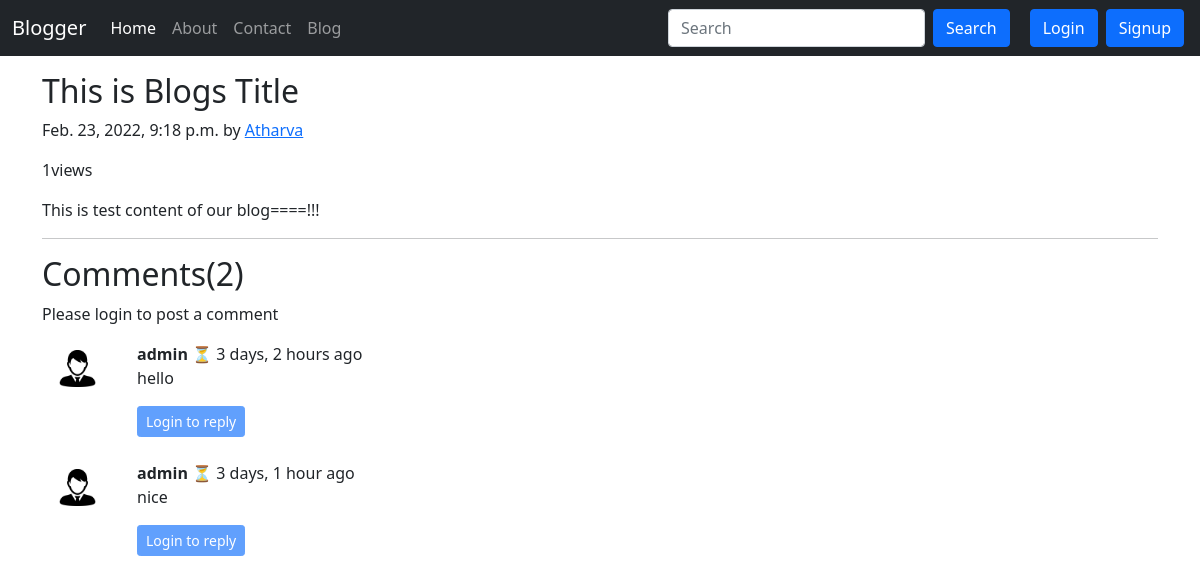
/blog/first-post, run on an earlier commit of the app's database.
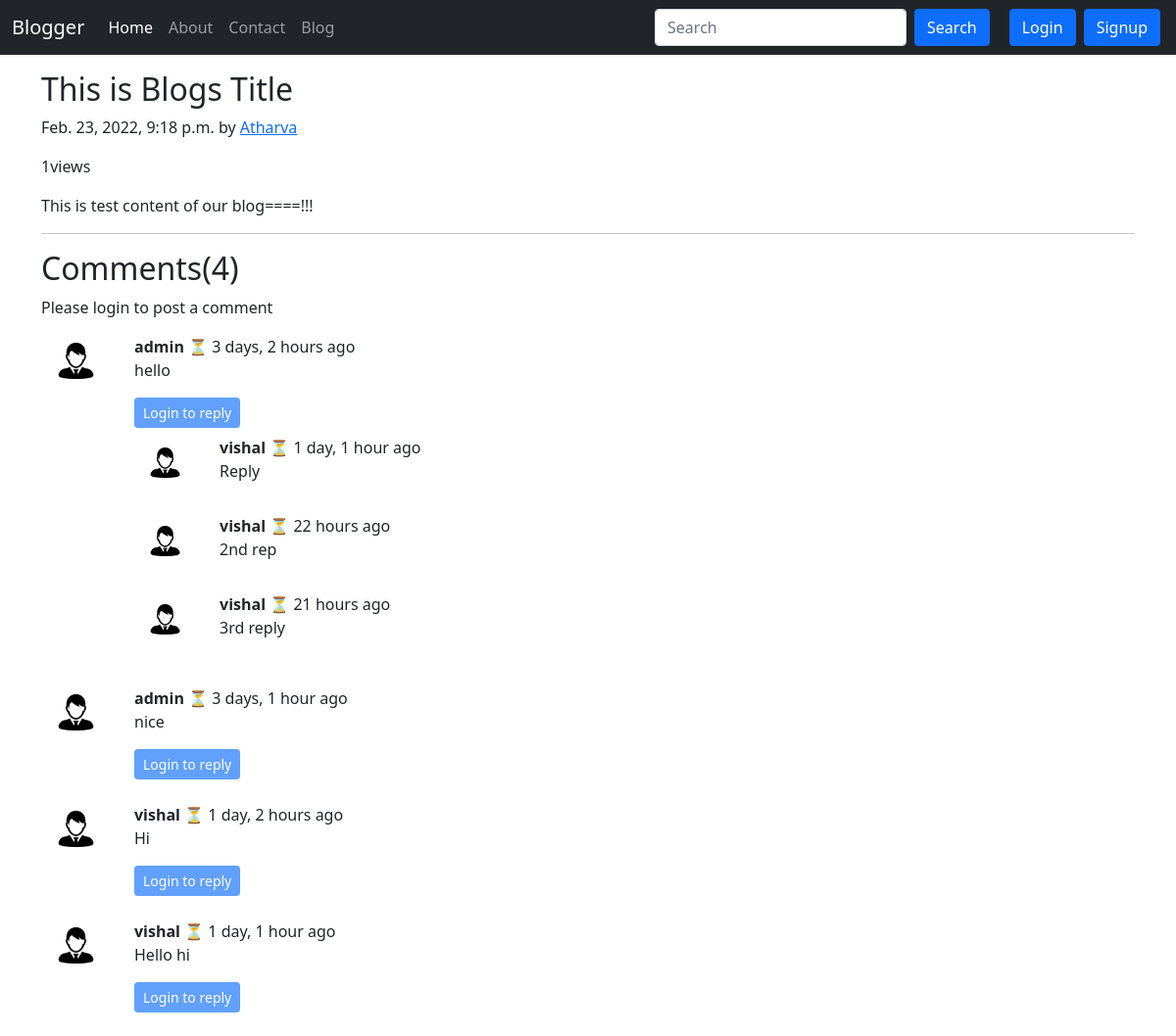
And on a later commit of the database.
### blog/models.py (models this page shows, shortened)
class Post(models.Model):
    sno = models.AutoField(primary_key=True)
    title = models.CharField(max_length=255)
    content = models.TextField()
    author = models.CharField(max_length=20)
    slug = models.CharField(max_length=130)
    views = models.IntegerField(default=0)
    timestamp = models.DateTimeField(blank=True)

class BlogComment(models.Model):
    sno = models.AutoField(primary_key=True)
    comment = models.TextField()
    user = models.ForeignKey(User, on_delete=models.CASCADE)
    post = models.ForeignKey(Post, on_delete=models.CASCADE)
    parent = models.ForeignKey('self', on_delete=models.CASCADE, null=True)
    timestamp = models.DateTimeField(default=now)

### blog/views.py (the view)
# urls.py: path('<str:slug>', views.blogPost, name="blogPost"),
def blogPost(request, slug):
    post = Post.objects.filter(slug=slug)[0]
    post.views = post.views+1
    post.save()
    comments = BlogComment.objects.filter(post=post, parent = None)
    replies = BlogComment.objects.filter(post=post).exclude(parent = None)
    replyDict = {}
    for reply in replies:
        if reply.parent.sno not in replyDict.keys():
            replyDict[reply.parent.sno] = [reply]
        else:
            replyDict[reply.parent.sno].append(reply)
    context = {
        'post': post,
        'comments': comments,
        'user' : request.user,
        'replyDict' : replyDict,
    }
    return render(request, "blog/blogPost.html", context)

### blog/templatetags/extras.py (called while the page is built)
@register.filter(name='get_val')
def get_val(dict, key):
    return dict.get(key)

### templates/blog/blogPost.html (shortened to what this page needs)
{% extends 'base.html' %}
{% block blogactive %} active {% endblock blogactive %}
{% block body %}
{% load humanize %}
{% load extras %}
<div class="container my-3">
  <h2 class="blog-post-title">{{ post.title }}</h2>
  <p class="blog-post-meta">{{ post.timestamp}} by <a href="/about">{{post.author}}</a></p>
  <span>{{post.views}}views</span>
  <p>{{post.content|safe}}</p>
  <hr>
</div>
<div class="container">
  <h2>Comments({{comments.count}})</h2>
  <div class="my-2">
    {% if user.is_authenticated %}
    <form action="/blog/postComment" method="post">
      {% csrf_token %}
      <label class="my-2" for="comemnt">Post Your Views Here 😊</label><br>
      <textarea class="my-2" type="text" name="comment" placeholder="Enter Comment" cols="60" rows="3"></textarea>
      <br>
      <input type="hidden" name="postSno" value="{{post.sno}}">
      <input type="hidden" name="parentSno" value="">
      <input class="my-2 btn btn-outline-success" type="submit" value="Submit">
    </form>
    {% else %}
    <p>Please login to post a comment</p>
    {% endif %}
</div>
  {% for comment in comments %}
  <div class="row my-3">
    <div class="col-md-1 ">
      <img src="/static/icon.png" alt="user" class="rounded mx-auto d-block w-75 p-2">
    </div>
    <div class="col-md-11 ">
      <b>{{comment.user.username}}</b> ⏳ <span>{{comment.timestamp | naturaltime}}</span>
      <div>{{comment.comment}}</div>
      <div class="reply mx-0 mt-3">
        {% if user.is_authenticated %}
          <button class="btn btn-sm btn-primary" type="button" data-bs-toggle="collapse" data-bs-target="#replyBox{{comment.sno}}" aria-expanded="false">
            Reply
          </button>
        <div class="collapse" id="replyBox{{comment.sno}}">
          <div class="card card-body my-2">
            <form action="/blog/postComment" method="post">
              {% csrf_token %}
              <label class="my-2" for="comemnt">Post a reply</label><br>
              <textarea class="my-2" type="text" name="comment" placeholder="Enter Comment" cols="60" rows="3"></textarea>
              <input type="hidden" name="parentSno" value="{{comment.sno}}">
              <br>
              <input type="hidden" name="postSno" value="{{post.sno}}">
              <input class="my-2 btn btn-outline-success" type="submit" value="Submit">
            </form>
          </div>
        </div>
        {% else %}
        <button class="btn btn-sm btn-primary" type="button" data-bs-toggle="collapse" data-bs-target="#replyBox{{comment.sno}}" aria-expanded="false" disabled>
          Login to reply
        </button>
        {% endif %}
        <div class="replies my-2">
            {% for reply in replyDict|get_val:comment.sno %}
            <div class="row my-2">
              <div class="col-md-1 ">
                <img src="/static/icon.png" alt="user" class="rounded mx-auto d-block my-1 w-75 p-2">
              </div>
              <div class="col-md-11">
                <b>{{reply.user.username}}</b> ⏳ <span>{{reply.timestamp | naturaltime}}</span>
      <div>{{reply.comment}}</div>
                <br>
              </div>
            </div>
            {% endfor %}
        </div>
      </div>
    </div>
  </div>
  {% endfor %}
</div>
{% endblock body %}

### templates/base.html (shortened to what this page needs)
<!doctype html>
<html lang="en">
<head>
  <link href="https://cdn.jsdelivr.net/npm/bootstrap@5.1.3/dist/css/bootstrap.min.css" rel="stylesheet"
>
  <link rel="stylesheet" href="https://cdnjs.cloudflare.com/ajax/libs/font-awesome/4.7.0/css/font-awesome.min.css">
</head>
<body>
  <nav class="navbar navbar-expand-lg navbar-dark bg-dark">
    <div class="container-fluid">
      <a class="navbar-brand" href="/">Blogger</a>
      <div class="collapse navbar-collapse" id="navbarSupportedContent">
        <ul class="navbar-nav me-auto mb-2 mb-lg-0">
          <li class="nav-item {% block homeactive %} {% endblock homeactive %}">
            <a class="nav-link active" aria-current="page" href="/">Home</a>
          </li>
          <li class="nav-item {% block aboutactive %} {% endblock aboutactive %}">
            <a class="nav-link" href="/about">About</a>
          </li>
          <li class="nav-item {% block contactactive %} {% endblock contactactive %}">
            <a class="nav-link" href="/contact">Contact</a>
          </li>
          <li class="nav-item {% block blogactive %} {% endblock blogactive %}">
            <a class="nav-link" href="/blog">Blog</a>
          </li>
        </ul>
        <form method="get" action="/search" class="d-flex my-2 my-lg-0 mx-3">
          <input class="form-control me-2" type="search" placeholder="Search" aria-label="Search" name="query"
            id="query">
          <button class="btn btn-primary " type="submit">Search</button>
        </form>
        {% if user.is_authenticated %}
        <ul class="navbar-nav ml-auto me-2">
          <li class="nav-item dropdown">
            <a class="nav-link dropdown-toggle" href="#" id="navbarDropdown" role="button" data-bs-toggle="dropdown" aria-expanded="false">
              Welcome {{request.user}}
            </a>
            <ul class="dropdown-menu" aria-labelledby="navbarDropdown">
              <li><a class="dropdown-item" href="/logout">Logout</a></li>
            </ul>
          </li>
        </ul>
        {% else %}
        <button type="button" class="btn btn-primary mx-1" data-bs-toggle="modal" data-bs-target="#loginModal">
          Login
        </button>
        <button type="button" class="btn btn-primary mx-1" data-bs-toggle="modal" data-bs-target="#signupModal">
          Signup
        </button>
        {% endif %}
      </div>
    </div>
  </nav>
  {% block body %}{% endblock body %}
</body>
</html>

What changed in the data, as far as the page shows it:
added BlogComment: user.username "vishal", timestamp "1 day, 1 hour ago", comment "Reply", shown under "admin"
added BlogComment: user.username "vishal", timestamp "22 hours ago", comment "2nd rep", shown under "admin"
added BlogComment: user.username "vishal", timestamp "21 hours ago", comment "3rd reply", shown under "admin"
added BlogComment: user.username "vishal", timestamp "1 day, 2 hours ago", comment "Hi", shown under "Comments(4)"
added BlogComment: user.username "vishal", timestamp "1 day, 1 hour ago", comment "Hello hi", shown under "Comments(4)"
Also different on the page:
{{ comments.count }}: "2" → "4"
